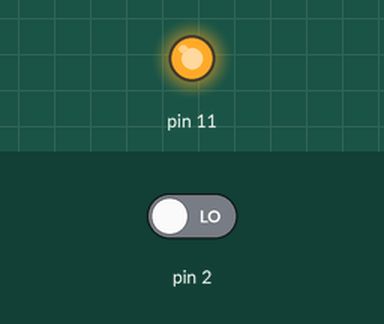
Recording of a sketch running on a simulated Arduino Uno, built with avr-gcc and run on an emulated ATmega328P. On the bench: output pins drawn as LEDs (lit = HIGH). The test bench sets the inputs (shaded band); at power-on: pin 2 LOW. What the sketch prints to the serial monitor is not drawn.

Above: at 1.2 s.
1.3 s: pin 2 driven HIGH
At 2.4 s:
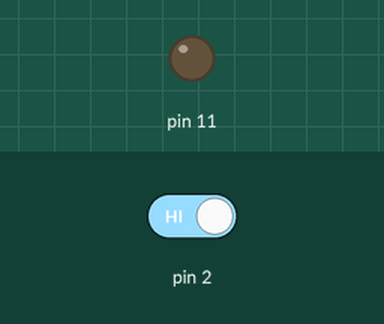
2.8 s: pin 2 driven LOW
At 3.6 s:
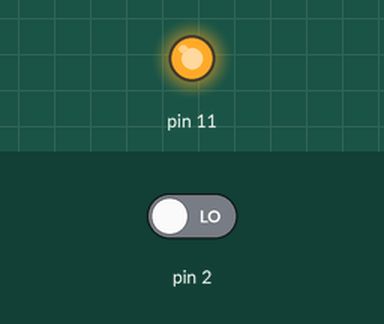
Timing chart, 0 to 5.8 s (numbered marks = the images above; inputs shaded):
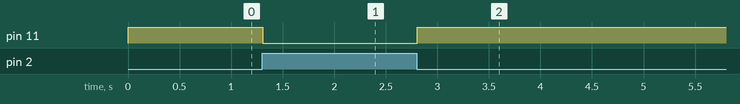

Measured:
- after the input at 1.3 s, pin 11: HIGH → LOW at once
- after the input at 2.8 s, pin 11: LOW → HIGH at once

The sketch:

motiondetector.ino
```cpp
int motion;

void setup() {
  // put your setup code here, to run once:
  Serial.begin(9600);
  pinMode(11,OUTPUT);
  pinMode(2,INPUT);


}

void loop() {
  // put your main code here, to run repeatedly:
  motion = digitalRead(2);
  Serial.println(motion);
  if(motion ==HIGH)
  {
    digitalWrite(11,LOW);
    delay(100);
  }
  else
  {
   digitalWrite(11,HIGH);
  }
}
```
